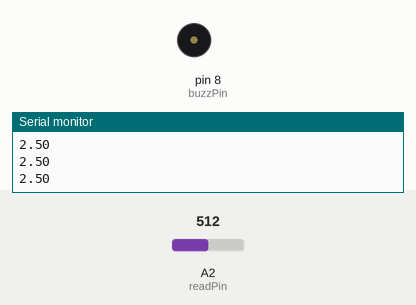
Bench run of a sketch on a simulated Arduino Uno, built with avr-gcc and run on an emulated ATmega328P. Shown: buzzer (waves = sounding, pin HIGH), the last lines printed to the serial monitor. The inputs (shaded band) are chosen by the test bench; at power-on: A2 (readPin) = 512.

Above: at 1.2 s.
1.3 s: A2 (readPin) set to 1007
2.8 s: A2 (readPin) set to 1023
At 3.4 s:
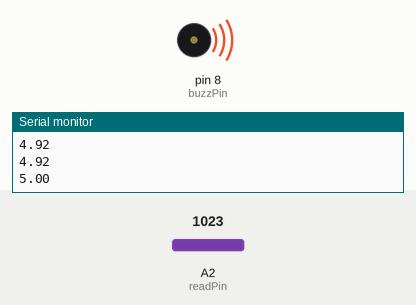
5.8 s: A2 (readPin) set to 900
At 6.2 s:
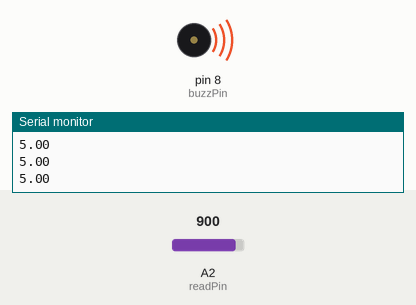
Timing chart, 0 to 8.8 s (numbered marks = the images above; inputs shaded):
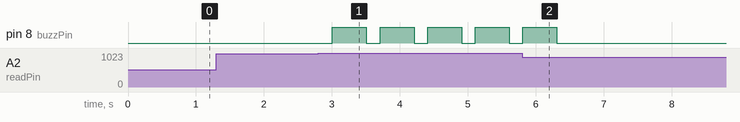

The sketch:

Buzzer_with_Potentiometer.ino
```cpp
int readPin = A2;
int readVal; // read between 0 and 1023 (Convert to 0 and 5 later)
int buzzPin = 8;
double convertVal;
int wait = 200;

void setup() {
  // put your setup code here, to run once:
Serial.begin(9600);
pinMode(buzzPin, OUTPUT);
pinMode(readPin, INPUT);
}

void loop() {
  // put your main code here, to run repeatedly:
readVal = analogRead(readPin);

convertVal = (5.0 / 1023.0) * readVal;

analogWrite(buzzPin, convertVal);

Serial.println(convertVal);
delay(wait);

while (convertVal == 5)
{
  digitalWrite(buzzPin, HIGH);
  delay(500);
  Serial.println(convertVal);
  break;
}
digitalWrite(buzzPin, LOW);
}
```

Measured:
- the behaviour switches between 1022 and 1023 on A2 (readPin) (found by bisection; images 0 and 1)
- after the input at 2.8 s, pin 8 (buzzPin): alternates HIGH for 0.50 s and LOW for 0.20 s, starting after 0.21 s
- after the input at 5.8 s, pin 8 (buzzPin): goes on until 6.3 s, then stays LOW
